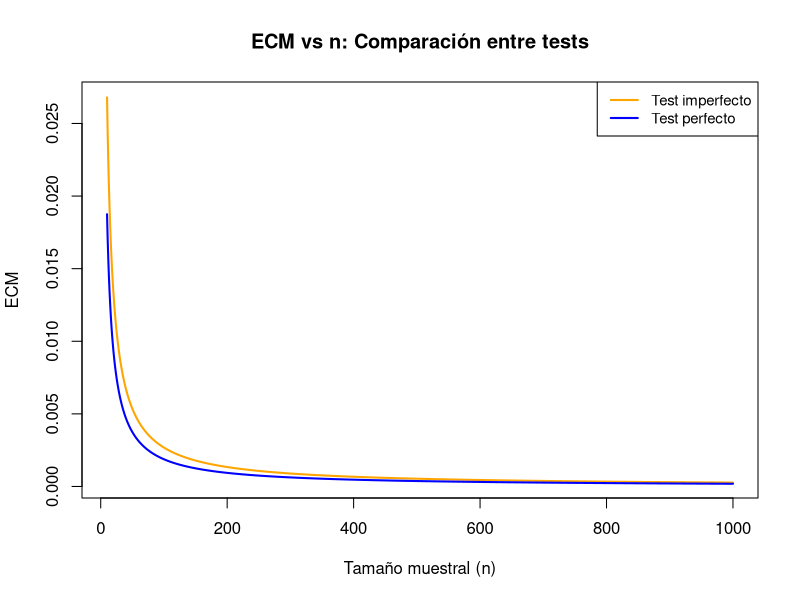
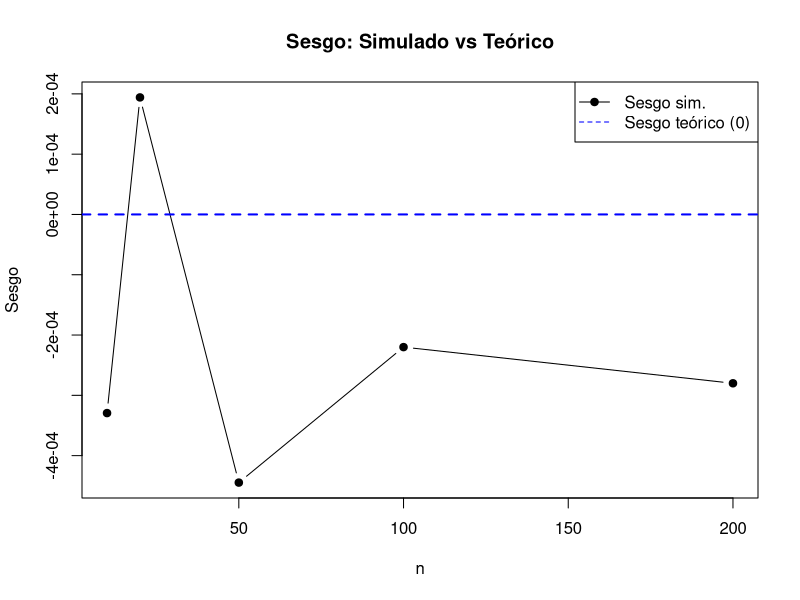
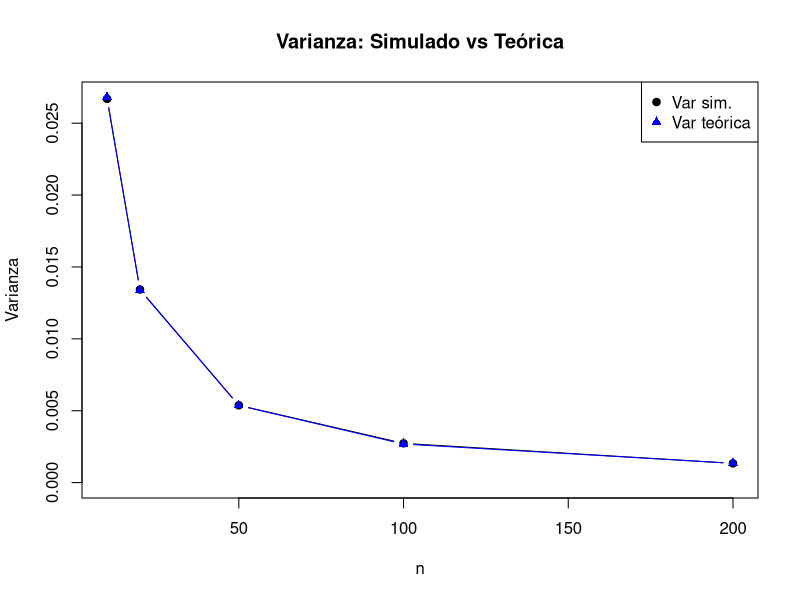
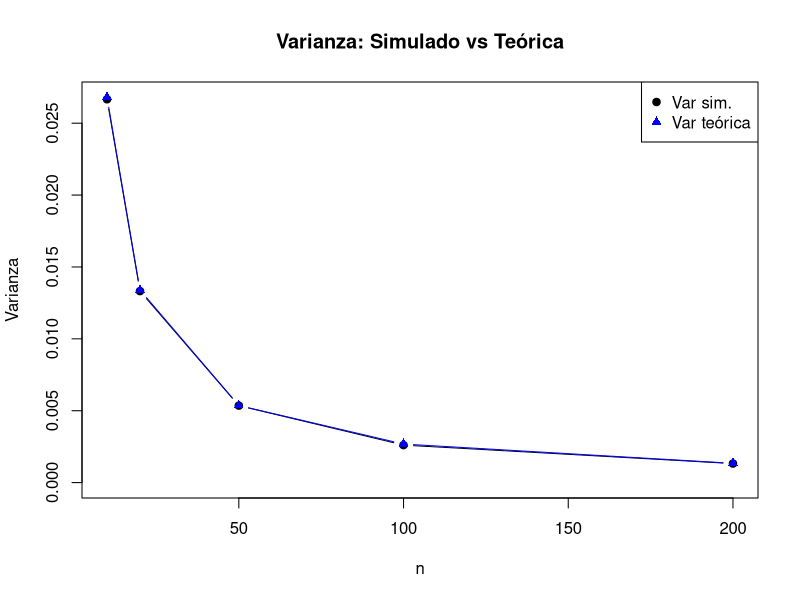
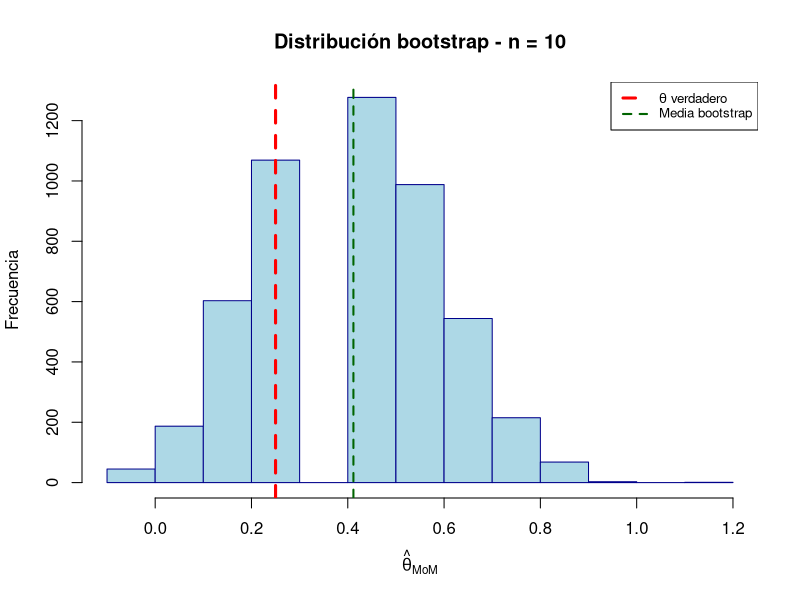
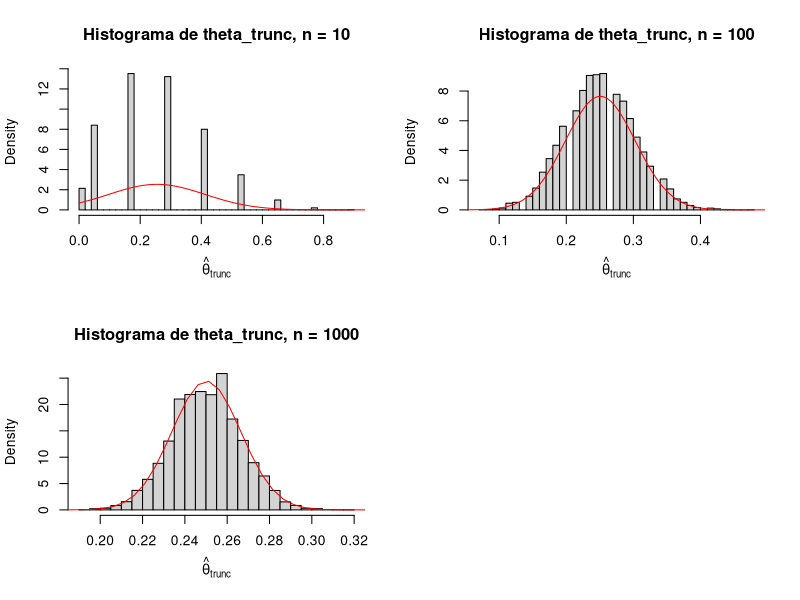
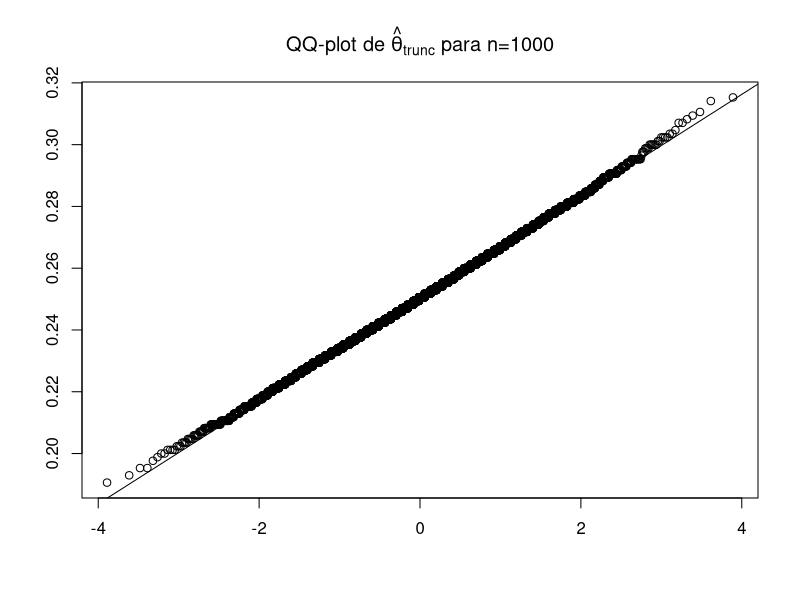

Reproduce these figures in R, in order.
## ---- chunk 1
knitr::opts_chunk$set(echo = FALSE)
## ---- chunk 2
#fijamos la semilla que se va a utilizar durante todo el tp.
set.seed(43)

tita <- 0.25
ns <- c(10, 20, 50, 100, 1000, 10000) #valores de n para los cuales vamos a evaluar la cobertura
Nrep <- 5000                          #empirica
z <- qnorm(0.975)

cubrimientoN <- 0

#para cada n:
for (j in seq_along(ns)){
  n <- ns[j]
  cubrimiento <- 0
  
  #repito el experimento 5000 veces.
  for(i in 1:Nrep){                                         
    muestra <- rbinom(1,n,tita)
    
    estTita <- muestra/n
    termino <- z * sqrt((estTita*(1-estTita))/n)
    intervalo <- c(estTita - termino, estTita + termino)
    
    cubrimiento[i] <- intervalo[1] <= tita && tita <= intervalo[2]
  }
  
  #promedio de veces que el valor real de tita cayó en el intervalo
  cubrimientoN[j] <- mean(cubrimiento)                  
}

cubrimientoEmpirico <- data.frame(n = ns, cubrimiento = cubrimientoN)
## ---- chunk 3
knitr::kable(cubrimientoEmpirico, digits = 4, caption = "Cubrimiento empírico del intervalo")
## ---- chunk 4
tita <- 0.25
Se <- 0.9
Sp <- 0.95
p <- (Se + Sp - 1)*tita + (1 - Sp)
ns <- 10:1000

ECM_perfecto <- tita*(1 - tita) / ns
ECM_imperfecto <- p*(1 - p) / (ns * (Se + Sp - 1)^2)

plot(ns, ECM_imperfecto, type="l", col="orange", lwd=2,
     xlab="Tamaño muestral (n)", ylab="ECM",
     main="ECM vs n: Comparación entre tests")
lines(ns, ECM_perfecto, col="blue", lwd=2)

legend("topright", legend=c("Test imperfecto", "Test perfecto"),
       col=c("orange", "blue"), lwd=2, cex=0.9)

## ---- chunk 5
# Código adaptado para mostrar solo el gráfico
tita <- 0.25
Se <- 0.9
Sp <- 0.95
ns <- c(10, 20, 50, 100, 200)
R <- 10000

resultados <- data.frame(n = ns, bias_sim = NA)

for (i in seq_along(ns)) {
  n <- ns[i]
  p_Y <- Se*tita + (1 - Sp)*(1 - tita)
  est_imp <- numeric(R)
  
  for (r in 1:R) {
    T <- rbinom(n, 1, p_Y)
    p_hat <- mean(T)
    est_imp[r] <- (p_hat - (1 - Sp)) / (Se + Sp - 1)
  }
  resultados$bias_sim[i] <- mean(est_imp) - tita
}

plot(resultados$n, resultados$bias_sim, type="b", pch=19,
     xlab="n", ylab="Sesgo",
     main="Sesgo: Simulado vs Teórico",
     ylim=range(resultados$bias_sim))
abline(h = 0, col="blue", lwd=2, lty=2)
legend("topright", legend=c("Sesgo sim.", "Sesgo teórico (0)"),
       col=c("black","blue"), pch=c(19, NA), lty=c(1,2))
## ---- chunk 6
# Cálculos para varianza
var_teo <- numeric(length(ns))
var_sim <- numeric(length(ns))

for (i in seq_along(ns)) {
  n <- ns[i]
  p_Y <- Se*tita + (1 - Sp)*(1 - tita)
  est_imp <- numeric(R)
  
  for (r in 1:R) {
    T <- rbinom(n, 1, p_Y)
    p_hat <- mean(T)
    est_imp[r] <- (p_hat - (1 - Sp)) / (Se + Sp - 1)
  }
  var_sim[i] <- var(est_imp)
  var_teo[i] <- (p_Y*(1 - p_Y)) / (n * (Se + Sp - 1)^2)
}

plot(ns, var_sim, type="b", pch=19, xlab="n", ylab="Varianza",
     main="Varianza: Simulado vs Teórica",
     ylim=c(0, max(var_sim, var_teo)))
lines(ns, var_teo, type="b", pch=17, col="blue")
legend("topright", legend=c("Var sim.", "Var teórica"),
       col=c("black","blue"), pch=c(19,17))
## ---- chunk 7

# Cálculos para varianza
var_teo <- numeric(length(ns))
var_sim <- numeric(length(ns))

for (i in seq_along(ns)) {
  n <- ns[i]
  p_Y <- Se*tita + (1 - Sp)*(1 - tita)
  est_imp <- numeric(R)
  
  for (r in 1:R) {
    T <- rbinom(n, 1, p_Y)
    p_hat <- mean(T)
    est_imp[r] <- (p_hat - (1 - Sp)) / (Se + Sp - 1)
  }
  var_sim[i] <- var(est_imp)
  var_teo[i] <- (p_Y*(1 - p_Y)) / (n * (Se + Sp - 1)^2)
}

plot(ns, var_sim, type="b", pch=19, xlab="n", ylab="Varianza",
     main="Varianza: Simulado vs Teórica",
     ylim=c(0, max(var_sim, var_teo)))
lines(ns, var_teo, type="b", pch=17, col="blue")
legend("topright", legend=c("Var sim.", "Var teórica"),
       col=c("black","blue"), pch=c(19,17))

## ---- chunk 8
tita <- 0.25
Se <- 0.9
Sp <- 0.95
n <- 10
B <- 5000

# Probabilidad real
p_Y <- Se * tita + (1 - Sp) * (1 - tita)

# Muestra original
set.seed(123)  # Para reproducibilidad
T_original <- rbinom(n, 1, p_Y)

# Bootstrap
boot_est <- numeric(B)
for (b in 1:B) {
  T_boot <- sample(T_original, size = n, replace = TRUE)
  p_hat_boot <- mean(T_boot)
  boot_est[b] <- (p_hat_boot - (1 - Sp)) / (Se + Sp - 1)
}

# Histograma
hist(boot_est, breaks = 15, freq = TRUE, col = "lightblue",
     main = "Distribución bootstrap - n = 10",
     xlab = expression(hat(theta)["MoM"]), 
     ylab = "Frecuencia", border = "darkblue")
abline(v = tita, col = "red", lwd = 3, lty = 2)
abline(v = mean(boot_est), col = "darkgreen", lwd = 2, lty = 2)
legend("topright", legend = c(expression(theta*" verdadero"), "Media bootstrap"),
       col = c("red", "darkgreen"), lwd = c(3, 2), lty = c(2, 2), cex = 0.8)
## ---- chunk 9

tita_corregida <- function(p_hat, Se, Sp) {
  (p_hat - (1 - Sp)) / (Se + Sp - 1)
}

#Definimos los valores a utilizar.
tita <- 0.25
Se <- 0.9
Sp <- 0.95
p_Y <- Se * tita + (1 - Sp) * (1 - tita)

ns <-  c(10, 20, 50, 100, 1000)
R <- 700 #replicas Monte Carlo
B <- 1000 #remuestreos bootstrap

z <- qnorm(0.975)

res_list <- vector("list",length(ns))
names(res_list) <- as.character(ns)

#para cada n:
for (j in seq_along(ns)){
  n <- ns[j]
  cubrimientos <- logical(R)
  longitudes <- numeric(R)
  
  #repito el experimento R veces 
  for (r in 1:R){
     T <- rbinom(n,1,p_Y)
     boot_est <- numeric(B)
     
     #genero B muestras bootstrap.
     for (b in 1:B){
       T_boot <- sample(T, size = n, replace = TRUE)
       p_hat_boot <- mean(T_boot)
       boot_est[b] <- tita_corregida(p_hat_boot, Se, Sp)
     }
     
     lower <- quantile(boot_est, probs = 0.025, names = FALSE)
     upper <- quantile(boot_est, probs = 0.975, names = FALSE)
     
     cubrimientos[r] <- (lower <= tita) && (tita <= upper)
     longitudes[r] <- (upper - lower)
  }
  
  #resultados para cada n
  res_list[[j]] <- list(
    n = n,
    cubrimiento = mean(cubrimientos),
    longitud_media = mean(longitudes)
  )
   
}

res_df <- do.call(rbind, lapply(res_list, function(z){
  data.frame(n = z$n,
             cubrimiento = z$cubrimiento,
             longitud_media = z$longitud_media)
}))
rownames(res_df) <- NULL
## ---- chunk 10
res_listAsint <- vector("list", length(ns))
names(res_listAsint) <- as.character(ns)

#para cada n:
for (j in seq_along(ns)){
  n <- ns[j]
  cubrimientos <- logical(R)
  longitudes <- numeric(R)
  
  #repito el experimento R veces.
  for (r in 1:R){
    T <- rbinom(n, 1, p_Y)
    
    p_hat <- mean(T)
    tita_hat <- tita_corregida(p_hat,Se,Sp)
    est_Var <- (p_hat*(1-p_hat))/(n*(Se+Sp-1)^2)
    
    termino <- z*sqrt(est_Var)
    lower <- tita_hat - termino
    upper <- tita_hat + termino
    
    cubrimientos[r] <- (lower <= tita) && (tita <= upper)
    longitudes[r] <- (upper - lower)
  }
  
  #resultados para cada n.
  res_listAsint[[j]] <- list(
    n = n,
    cubrimiento = mean(cubrimientos),
    longitud_media = mean(longitudes)
  )
}

resAsint_df <- do.call(rbind, lapply(res_listAsint, function(z){
  data.frame(n = z$n,
             cubrimiento = z$cubrimiento,
             longitud_media = z$longitud_media)
}))
rownames(resAsint_df) <- NULL
## ---- chunk 11
knitr::kable(res_df, digits = 4, caption = "Bootstrap Percentil")
## ---- chunk 12
knitr::kable(resAsint_df, digits = 4, caption = "Intervalos Asintóticos")
## ---- chunk 13
n_valores <- c(10, 100, 1000)
N_rep <- 10000
theta_verdadera <- 0.25
Se_fijo         <- 0.9
Sp_fijo         <- 0.95
p_verdadera <- Se_fijo * theta_verdadera + (1 - Sp_fijo) * (1 - theta_verdadera)

theta_mom <- function(T_obs, n, Se = Se_fijo, Sp = Sp_fijo) {
  p_muestral <- T_obs / n
  theta_mom_est <- (p_muestral + Sp - 1) / (Se + Sp - 1)
  return(theta_mom_est)
}

# Estimador truncado de theta
theta_trunc <- function(T_obs, n, Se = Se_fijo, Sp = Sp_fijo) {
  theta_mom_est <- theta_mom(T_obs, n, Se, Sp)
  theta_trunc_est <- pmin(1, pmax(0, theta_mom_est))
  return(theta_trunc_est)
}

par(mfrow = c(2, 2))  ## grid para los gráficos

for (n in n_valores) {
  # nueva data para cada n
  T_sim <- rbinom(N_rep, size = n, prob = p_verdadera)
  theta_trunc_sim <- theta_trunc(T_sim, n)
  
  # Histograma
  hist(theta_trunc_sim,
       breaks = 40,
       main = paste("Histograma de theta_trunc, n =", n),
       xlab = expression(hat(theta)[trunc]),
       probability = TRUE)
  
  media_hat <- mean(theta_trunc_sim)
  sd_hat    <- sd(theta_trunc_sim)
  x_grid    <- seq(0, 1, length.out = 200)
  lines(x_grid, dnorm(x_grid, mean = media_hat, sd = sd_hat), col = "red")
}

par(mfrow = c(1, 1))

n <- 1000
T_sim <- rbinom(N_rep, size = n, prob = p_verdadera)
theta_trunc_sim <- theta_trunc(T_sim, n)

qqnorm(theta_trunc_sim,
       main = expression(paste("QQ-plot de ", hat(theta)[trunc], " para n=1000")),
       xlab= "",
       ylab= "")
qqline(theta_trunc_sim)

## ---- chunk 14
# Definimos valores y calculamos U (sin mostrar código)
n_pre <- 100
n_post <- 100
Se <- 0.9
Sp <- 0.95
tita_pre <- 0.2
tita_post <- 0.15

p_pre <- (Se + Sp - 1)* tita_pre + (1 - Sp)
p_post <- (Se + Sp - 1)* tita_post + (1 - Sp)

set.seed(123)  # Para reproducibilidad
Xpre <- rbinom(n_pre, 1, p_pre)
Xpost <- rbinom(n_post, 1, p_post)

p_preHat <- mean(Xpre)
p_postHat <- mean(Xpost)

tita_preHat <- (p_preHat + Sp - 1)/(Se + Sp - 1)
tita_postHat <- (p_postHat + Sp - 1)/(Se + Sp - 1)

Var_preHat <- (p_preHat*(1-p_preHat))/(n_pre*(Se+Sp-1)^2)
Var_postHat <- (p_postHat*(1-p_postHat))/(n_post*(Se+Sp-1)^2)

U <- (tita_postHat - tita_preHat)/(sqrt(Var_postHat + Var_preHat))

cat("U =", round(U, 4))
## ---- chunk 15
n_pre <- 50
n_post <- 50

set.seed(123)
Xpre <- rbinom(n_pre, 1, p_pre)
Xpost <- rbinom(n_post, 1, p_post)

p_preHat <- mean(Xpre)
p_postHat <- mean(Xpost)

tita_preHat <- (p_preHat + Sp - 1)/(Se + Sp - 1)
tita_postHat <- (p_postHat + Sp - 1)/(Se + Sp - 1)

Var_preHat <- (p_preHat*(1-p_preHat))/(n_pre*(Se+Sp-1)^2)
Var_postHat <- (p_postHat*(1-p_postHat))/(n_post*(Se+Sp-1)^2)

U50 <- (tita_postHat - tita_preHat)/(sqrt(Var_postHat + Var_preHat))

cat("U (n=50) =", round(U50, 4))
## ---- chunk 16
n_pre <- 10
n_post <- 10

set.seed(123)
Xpre <- rbinom(n_pre, 1, p_pre)
Xpost <- rbinom(n_post, 1, p_post)

p_preHat <- mean(Xpre)
p_postHat <- mean(Xpost)

tita_preHat <- (p_preHat + Sp - 1)/(Se + Sp - 1)
tita_postHat <- (p_postHat + Sp - 1)/(Se + Sp - 1)

Var_preHat <- (p_preHat*(1-p_preHat))/(n_pre*(Se+Sp-1)^2)
Var_postHat <- (p_postHat*(1-p_postHat))/(n_post*(Se+Sp-1)^2)

U10 <- (tita_postHat - tita_preHat)/(sqrt(Var_postHat + Var_preHat))

cat("U (n=10) =", round(U10, 4))
## ---- chunk 17

# Estimador de Delta y su desvío estándar
DeltaHat <- tita_postHat - tita_preHat
se_Delta <- sqrt(Var_preHat + Var_postHat)

# Intervalo asintotico 95%
z <- qnorm(0.975)
IC_lower <- DeltaHat - z * se_Delta
IC_upper <- DeltaHat + z * se_Delta

cat("DeltaHat =", round(DeltaHat, 4), "\n")
cat("IC 95% para Delta: [", round(IC_lower, 4), ",", round(IC_upper, 4), "]\n")

## ---- chunk 18
#Definimos los valores a utilizar.
Nrep <- 2000
ns <- c(10, 20, 50, 100, 1000, 10000)
alpha <- 0.05
Se <- 0.9
Sp <- 0.95
z <- qnorm(0.975)

# Como queremos nivel, definimos prevalencias iguales para pre y post (H0 delta = 0).
#Además queremos el supremo de los errores de tipo 1, entonces hay que variar tita.
grid_tita <- seq(0.01, 0.99, length.out = 20)
  

#Vector que va a tener el nivel empírico para cada n.
nivelN <- numeric(length(ns))


#para cada n:
for (r in seq_along(ns)){
  n <- ns[r]
  
  #vector que va a tener error de tipo 1 para cada tita.
  errorTipo1 <- numeric(length(grid_tita))
  
  #para cada tita:
  for (j in seq_along(grid_tita)){
    tita <- grid_tita[j]
    p <- (Se + Sp - 1)* tita + (1 - Sp)
    
    #vector que va a tener si rechazo o no el test en cada pos.
    rechazos <- numeric(Nrep)
    
    #repito el experimento Nrep veces:
    for(i in 1:Nrep){                                        
      Xpre <- rbinom(n,1,p)
      Xpost <- rbinom(n,1,p)
      
      #Ahora calculamos U(Xpre, Xpost):
      p_preHat <- mean(Xpre)
      p_postHat <- mean(Xpost)
      
      tita_preHat <- (p_preHat + Sp - 1)/(Se + Sp - 1)
      tita_postHat <- (p_postHat + Sp - 1)/(Se + Sp - 1)
      
      Var_preHat <- (p_preHat*(1-p_preHat))/(n*(Se+Sp-1)^2)
      Var_postHat <- (p_postHat*(1-p_postHat))/(n*(Se+Sp-1)^2)
      
      U <- (tita_postHat - tita_preHat)/(sqrt(Var_postHat + Var_preHat)) 
      
      #rechazo o no H0.
      rechazos[i] <- abs(U) > z
    }
    
    #proporción de rechazos.(ignoro nan en caso de que el p estimado sea 0 o 1 
    #pues sucede un div por 0)
    errorTipo1[j] <- mean(rechazos, na.rm = TRUE)                    
    
  }
  
  nivelN[r] <- max(errorTipo1)
}

nivelEmpirico <- data.frame(n = ns, nivel = nivelN)

## ---- chunk 19
knitr::kable(nivelEmpirico, digits = 4, caption = "Nivel empírico del test")
